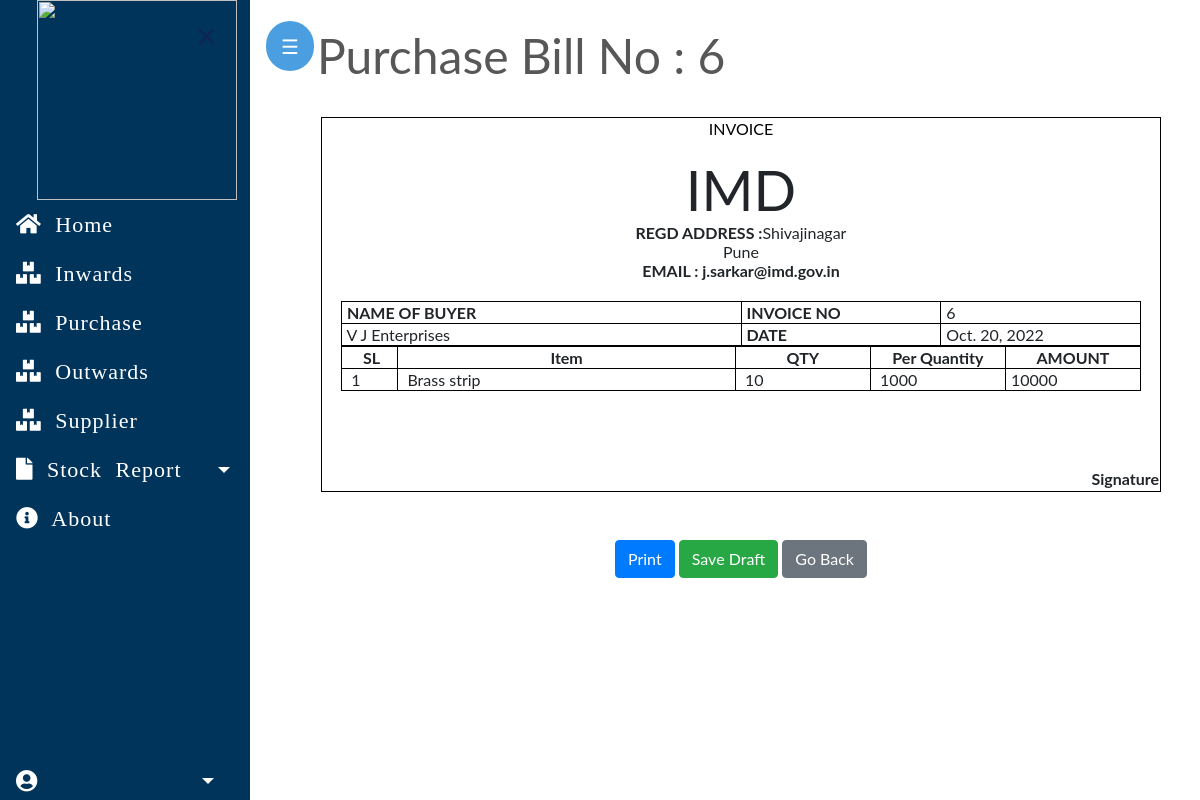
/inventory/purchases/6, run on the app's committed database.
### imdapp/models.py (models this page shows, shortened)
class PurchaseBill(models.Model):
    billno = models.AutoField(primary_key=True)
    time = models.DateTimeField(auto_now=True)
    supplier = models.ForeignKey(Supplier, on_delete=models.CASCADE, related_name='purchasesupplier')

class Supplier(models.Model):
    id = models.AutoField(primary_key=True)
    name = models.ForeignKey(Supp,on_delete=models.CharField)
    phone = models.CharField(max_length=12, unique=True)
    address = models.TextField()
    email = models.EmailField(max_length=254, unique=True)
    is_deleted = models.BooleanField(default=False)

class Supp(models.Model):
    id=models.IntegerField(primary_key=True)
    name=models.CharField(max_length=255)
    def __str__(self):
        return self.name
    class Meta:
        db_table='Supp'

class PurchaseItem(models.Model):
    billno = models.ForeignKey(PurchaseBill, on_delete=models.CASCADE, related_name='purchasebillno')
    stock = models.ForeignKey(Stock, on_delete=models.CASCADE, related_name='purchaseitem')
    quantity = models.IntegerField(default=1)
    perprice = models.IntegerField(default=1)
    totalprice = models.IntegerField(default=1)
    is_deleted=models.BooleanField(default=False)

class Stock(models.Model):
    STATUS_CHOICE = [
        ('CONSUMABLE', 'CONSUMABLE'),
        ('NON-COMSUMABLE', 'NON-COMSUMABLE'),
        ]
    CONDITION = [
        ('GOOD', 'GOOD'),
        ('TORED', 'TORED'),
        ('DAMAGED', 'DAMAGED'),
    ]
    MODE_OF_DELEVERY = [
        ('BYHAND', 'BYHAND'),
        ('COURIOR', 'COURIOR'),
        ('OTHER', 'OTHER'),
    ]
    category=models.ForeignKey(Category,on_delete=models.CASCADE)
    subcategory=models.ForeignKey(Subcategory,on_delete=models.CASCADE)
    description=models.ForeignKey(Description,on_delete=models.CASCADE)
    name=models.ForeignKey(Supp,on_delete=models.CASCADE)
    type=models.CharField(max_length=50, choices=STATUS_CHOICE)
    id = models.AutoField(primary_key=True)
    quantity = models.IntegerField(default=1)
    Mode_of_delivery = models.CharField(max_length=50, choices=MODE_OF_DELEVERY)  # received by
    label_code = models.CharField(max_length=20, default="")
    condition = models.CharField(max_length=50, choices=CONDITION)
    is_deleted = models.BooleanField(default=False)

class Subcategory(models.Model):
    id=models.IntegerField(primary_key=True)
    subcategory=models.CharField(max_length=255)
    is_consumable=models.BooleanField(default=False)
    def __str__(self):
        return self.subcategory
    class Meta:
        db_table='Subcategory'

### imdapp/views.py (the view, shortened to what this page needs)
# urls.py: path("purchases/<billno>", views.PurchaseBillView.as_view(), name="purchase-bill"),
class PurchaseBillView(View):
    model = PurchaseBill
    template_name = "bill/purchase_bill.html"
    bill_base = "bill/bill_base.html"
    def get(self, request, billno):
        context = {
            'bill': PurchaseBill.objects.get(billno=billno),
            'items': PurchaseItem.objects.filter(billno=billno),
            'billdetails': PurchaseBillDetails.objects.get(billno=billno),
            'bill_base': self.bill_base,
        }
        return render(request, self.template_name, context)

### imdapp/templates/bill/purchase_bill.html (shortened to what this page needs)
{% extends bill_base %}
{% load static %}
{% block content %}
    <div style="color:#575757; font-style: bold; font-size: 3rem;  border-bottom: 1px solid white;">Purchase Bill No : {{ bill.billno }}</div>
    <form method="post">
        <div class="bg">
            <br>
            <div id="printArea" class="bg">
                <table class="outer-box inner-box" style="width: 840px; margin-left: auto; margin-right: auto;">
                    <tbody>
                        <tr style="height: 1px;">
                            <td> <p style="text-align: center;">INVOICE</p> </td>
                        </tr>
                        <tr style="text-align: center;">
                            <td >
                                <span style="font-size: 350%;">IMD</span> <br>
                                <span style="font-weight: bold;">REGD ADDRESS :</span>Shivajinagar<br>Pune<br>
                                <span style="font-weight: bold;">EMAIL : j.sarkar@imd.gov.in</span> <br><br>
                            </td>
                        </tr>
                        <tr>
                            <td>
                            <table class="outer-box" style="width: 800px; margin-left: auto; margin-right: auto;">
                                <tbody>
                                    <tr>
                                        <td class="inner-box" style="width: 50%; font-weight: bold;">&nbsp;NAME OF BUYER</td>
                                        <td class="inner-box" style="width: 25%; font-weight: bold;">&nbsp;INVOICE NO</td>
                                        <td class="inner-box" style="width: 25%;">&nbsp;{{ bill.billno }}</td>
                                    </tr>
                                    <tr>
                                        <td class="inner-box" style="width: 50%;">&nbsp;{{ bill.supplier.name }}</td>
                                        <td class="inner-box" style="width: 25%; font-weight: bold;">&nbsp;DATE</td>
                                        <td class="inner-box" style="width: 25%;">&nbsp;{{ bill.time.date }}</td>
                                    </tr>
                            <table class="outer-box" style="width: 800px; margin-left: auto; margin-right: auto;">
                                <tbody>
                                    <tr>
                                        <td class="inner-box" style="width: 05%; font-weight: bold; text-align: center;">&nbsp;SL</td>
                                        <td class="inner-box" style="width: 30%; font-weight: bold; text-align: center;">Item</td>
                                        <td class="inner-box" style="width: 12%; font-weight: bold; text-align: center;">QTY </td>
                                        <td class="inner-box" style="width: 12%; font-weight: bold; text-align: center;">Per Quantity</td>
                                        <td class="inner-box" style="width: 12%; font-weight: bold; text-align: center;">AMOUNT </td>
                                    {% for item in items %}
                                        <tr style="height: auto;">
                                            <td class="inner-box" style="width: 5%;">&nbsp; {{ forloop.counter }}</td>
                                            <td class="inner-box" style="width: 30%;">&nbsp; {{ item.stock.subcategory }}</td>
                                            <td class="inner-box" style="width: 12%;">&nbsp; {{ item.quantity }}</td>
                                            <td class="inner-box" style="width: 12%;">&nbsp; {{ item.perprice }}</td>
                                            <td class="inner-box" style="width: 12%;">&nbsp;{{ item.totalprice }}</td>
                                        </tr>
                                    {% endfor %}
                                </tbody>
                            </table>
                            </td>
                        </tr>
                        <tr>
                            <td style="text-align: right;">
                                <span style="font-weight: bold;"> <br><br><br><br> Signature</span>
                            </td>
                        </tr>
                        <tr>
                            <td style="text-align: center;">
                            </td>
                        </tr>
                    </tbody>
                </table>
            </div>
        </div>
        <br><br>
        <div class="wrapper">
            <button class="center btn btn-primary" onclick="printpage('printArea')">Print</button>
            <button class="center btn btn-success" type="submit">Save Draft</button>
            <a href="{% url 'inwardslip' %}" class=" btn center btn-secondary">Go Back</a>
        </div>
    </form>
{% endblock %}

### homepage/static/css/main.css (style rules this page uses)
body, html { height: 100%; }
p { color: rgb(49, 49, 49); }
a { color: #55b159; }

### homepage/static/css/bill.css (style rules this page uses)
.outer-box { border-collapse: collapse; }
.inner-box { border: 1px solid #000; }
.wrapper { text-align: center; }
.center { position: relative; }
.bg { background-color: #fff; color: #000; }
p { background-color: #fff; color: #000; }

### imdapp/templates/bill/bill_base.html (style rules this page uses)
body { font-family: "Lato", sans-serif; }

### data on the page
PurchaseBill: billno "6", supplier.name "V J Enterprises", time "Oct. 20, 2022"
PurchaseItem: stock.subcategory "Brass strip", quantity "10", perprice "1000", totalprice "10000"
